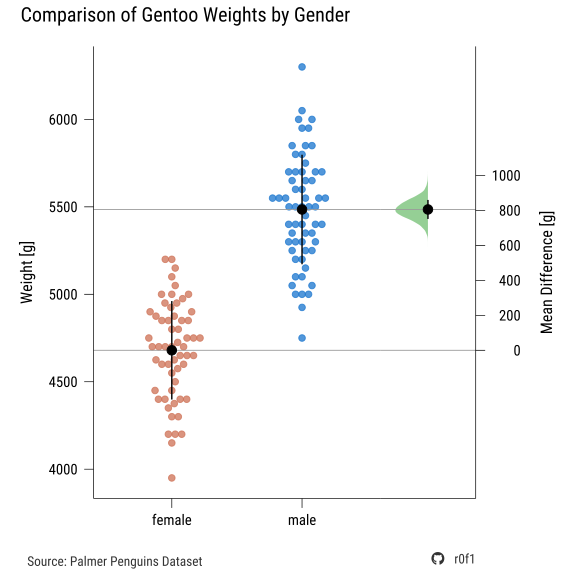

The script that saved this image:
library(gghalves)
library(ggbeeswarm)
library(showtext)
library(palmerpenguins)
library(patchwork)

sysfonts::font_add(
  family = "Font Awesome 6 Brands",
  regular = "fontawesome/otfs/Font Awesome 7 Brands-Regular-400.otf"
)
font_add_google("Roboto Condensed")
showtext_auto()
showtext_opts(dpi = 100)

social_caption <- glue::glue(
  "<span style='font-family:\"Font Awesome 6 Brands\";'>&#xf09b; </span>",
  "<span> r0f1</span>",
)

data <- penguins |>
  dplyr::filter(species == "Gentoo", !is.na(sex))

dabest_obj <- dabestr::load(
  data,
  x = sex,
  y = body_mass_g,
  idx = c("female", "male"),
)

dabest_result <- dabestr::mean_diff(dabest_obj)
mean_diff_est <- dabest_result$boot_result$difference

diff_dist_df <- tidyr::tibble(
  boot_dist = unlist(dabest_result$boot_result$bootstraps),
  group = "Mean Difference",
)

mean1 <- mean((data |> dplyr::filter(sex == "male"))$body_mass_g)
mean2 <- mean((data |> dplyr::filter(sex == "female"))$body_mass_g)
min_mean <- min(mean1, mean2)

# Plot 1: Two groups with beeswarm
p1 <- ggplot(data, aes(x = sex, y = body_mass_g, color = sex)) +
  geom_beeswarm(alpha = 0.75, cex = 2.5, size = 2) +

  scale_color_manual(
    values = c("female" = "salmon3", "male" = "dodgerblue3")
  ) +

  geom_hline(
    yintercept = mean1,
    linetype = "solid",
    color = "gray60",
    linewidth = 0.3
  ) +

  geom_hline(
    yintercept = mean2,
    linetype = "solid",
    color = "gray60",
    linewidth = 0.3
  ) +

  stat_summary(
    fun.data = function(y) {
      data.frame(
        y = mean(y),
        ymin = mean(y) - sd(y),
        ymax = mean(y) + sd(y)
      )
    },
    geom = "errorbar",
    color = "black",
    linewidth = 0.5,
    width = 0
  ) +

  stat_summary(
    fun = mean,
    geom = "point",
    color = "black",
    size = 3
  ) +

  labs(
    x = "",
    y = "Weight [g]",
  ) +
  theme_minimal() +
  theme(
    axis.text.x = element_text(size = 11, color = "black"),
    axis.text.y = element_text(size = 11, color = "black"),
    axis.title.y = element_text(
      size = 12,
      color = "black",
      margin = margin(r = 10)
    ),
    axis.ticks = element_line(linewidth = 0.25),
    axis.ticks.length = unit(0.25, "cm"),
    axis.line = element_line(linewidth = 0.25),
    panel.grid.major = element_blank(),
    panel.grid.minor = element_blank(),
    plot.margin = margin(10, 0, 10, 10),
    legend.position = "none",
    text = element_text(family = "Roboto Condensed"),
  )

# Plot 2: Effect size distribution
p2 <- ggplot(diff_dist_df, aes(x = 0, y = boot_dist)) +
  geom_half_violin(fill = "#2ca02c", alpha = 0.5, trim = TRUE, color = NA) +
  geom_hline(
    yintercept = 0,
    linetype = "solid",
    color = "gray60",
    linewidth = 0.3
  ) +
  geom_hline(
    yintercept = mean_diff_est,
    linetype = "solid",
    color = "gray60",
    linewidth = 0.3
  ) +

  stat_summary(
    fun.data = function(y) {
      data.frame(
        y = mean(y),
        ymin = mean(y) - sd(y),
        ymax = mean(y) + sd(y)
      )
    },
    geom = "errorbar",
    color = "black",
    linewidth = 0.5,
    width = 0
  ) +

  stat_summary(
    fun = mean,
    geom = "point",
    color = "black",
    size = 3
  ) +

  scale_x_continuous(
    breaks = 0,
    limits = c(-0.5, 0.5),
  ) +
  scale_y_continuous(
    position = "right",
    breaks = seq(0, 1000, by = 200),
    limits = function(limits) {
      c(min(data$body_mass_g) - min_mean, max(data$body_mass_g) - min_mean)
    }
  ) +
  coord_cartesian(
    ylim = c(min(data$body_mass_g) - min_mean, max(data$body_mass_g) - min_mean)
  ) +
  labs(
    x = "",
    y = "Mean Difference [g]",
    caption = social_caption,
  ) +
  theme_minimal() +
  theme(
    axis.line = element_line(linewidth = 0.25),
    axis.text.x = element_blank(),
    axis.text.y = element_text(size = 11, color = "black"),
    axis.ticks.y = element_line(linewidth = 0.25),
    axis.ticks.length = unit(0.25, "cm"),
    axis.title.y = element_text(size = 12, color = "black"),
    axis.title.y.right = element_text(angle = 90, margin = margin(l = 15)),
    panel.grid.major = element_blank(),
    panel.grid.minor = element_blank(),
    plot.margin = margin(10, 10, 32.5, 0),
    plot.caption = ggtext::element_markdown(
      size = 10,
      color = "grey20",
    ),
    text = element_text(family = "Roboto Condensed"),
  )


combined_plot <- p1 +
  p2 +
  plot_layout(ncol = 2, widths = c(3, 1)) +
  plot_annotation(
    title = "Comparison of Gentoo Weights by Gender",
    theme = theme(
      plot.title = element_text(
        size = 15,
        family = "Roboto Condensed",
        hjust = 0
      ),
    )
  ) +
  plot_annotation(
    caption = "Source: Palmer Penguins Dataset",
    theme = theme(
      plot.caption = element_text(
        size = 10,
        hjust = 0,
        margin = margin(t = -40, l = 5),
        color = "grey20",
      ),
      text = element_text(family = "Roboto Condensed"),
    )
  )

ggsave(
  here::here("projects", "project_0008", "penguin_weight3.svg"),
  plot = combined_plot,
  width = 600,
  height = 600,
  units = "px",
  dpi = 100,
)
